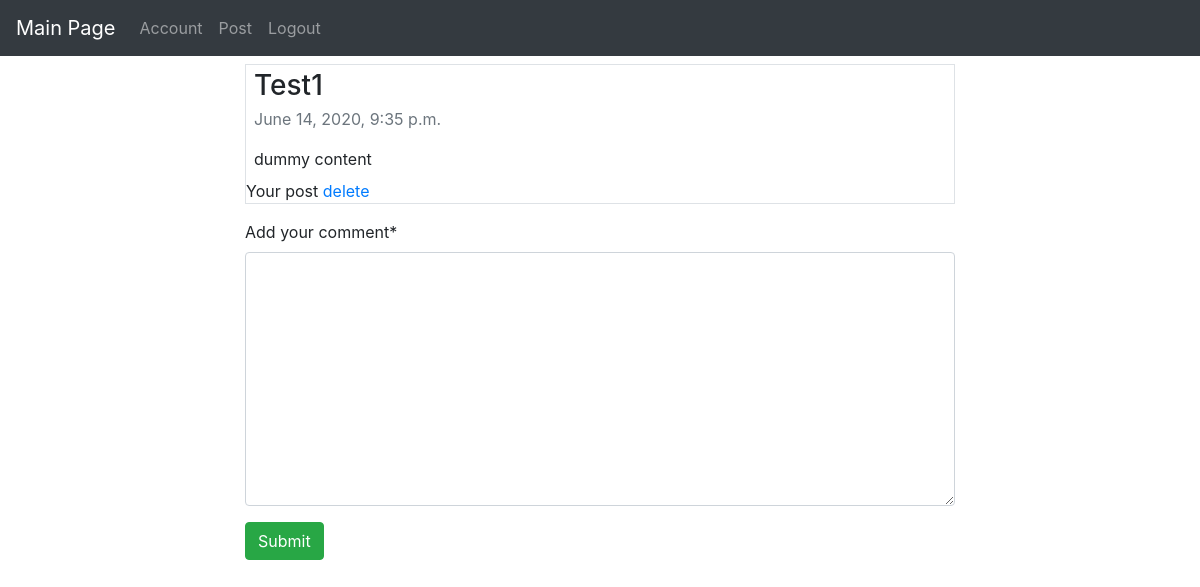
The page /post/1/ (signed in) on the database as committed earlier.
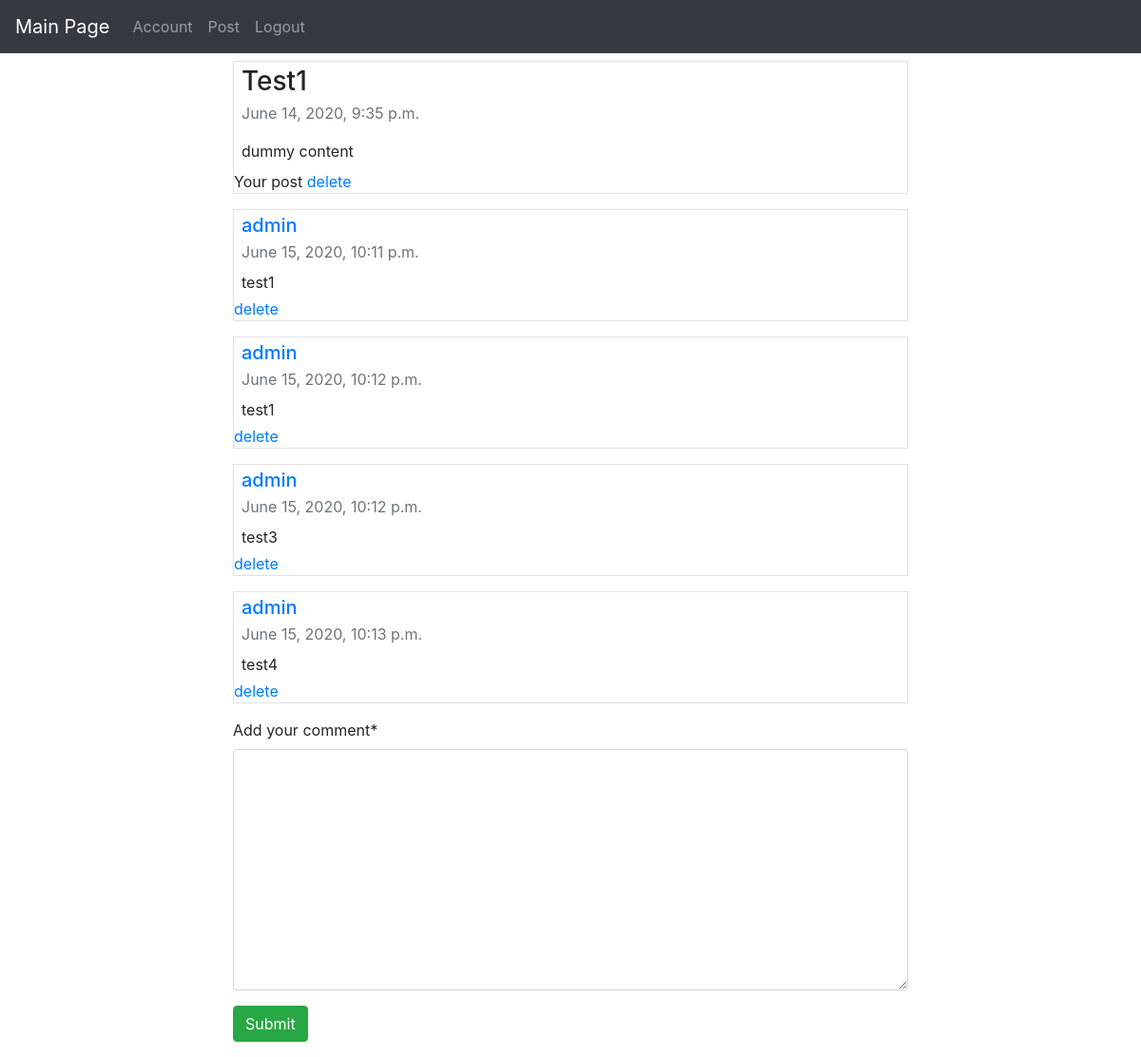
The same page on the database as committed later.
### main/models.py (models this page shows, shortened)
class Post(models.Model):
    topic = models.CharField(max_length=60, unique=True)
    content = models.TextField()
    pub_date = models.DateTimeField(auto_now_add=True)
    creator = models.ForeignKey(User, on_delete=models.CASCADE)

class Comment(models.Model):
    creator = models.ForeignKey(User, on_delete=models.CASCADE)
    post = models.ForeignKey(Post, on_delete=models.CASCADE, related_name="comments")
    content = models.TextField()
    pub_date = models.DateTimeField(auto_now_add=True)

### main/views.py (the view)
# urls.py: path("post/<int:pk>/", comments_view, name="comments"),
@login_required
def comments_view(request, pk):
    post = get_object_or_404(Post,pk=pk)
    comments = post.comments.all()
    if request.method == "POST":
            new_comment = Comment(post=post, content=request.POST["content"], creator=request.user)
            new_comment.save()
            return redirect("main:comments", pk)
    else:
        form = CommentForm()
    return render(request, "main/comments.html", {"form":form, "post":post, "comments":comments})

### main/forms.py
class CommentForm(forms.Form):
    content = forms.CharField(widget=forms.Textarea, label="Add your comment", min_length=2)

### main/templates/main/comments.html (shortened to what this page needs)
{% extends "main/base.html" %}
{% load crispy_forms_tags %}
{% block content %}
<div class="container">
    <div class="col-8 mx-auto ">
        <div class="border mb-3">
            <h3 class="mb-0 px-2 py-1">{{post.topic}}</h3>
            <div class="px-2 pb-1 mb-1 text-muted">{{post.pub_date}}</div>
            <p class="mb-auto p-2">{{post.content}}</p>
            {% if user == post.creator%}
            Your post
            <a href="{% url 'main:delete_post' post.pk %}" >delete</a>
            {% else %}
            <a href="{% url 'user:index' post.creator.pk %}" class="p-2">{{post.creator}}</a>
            {% endif %}
        </div>
        {% for comment in comments %}
        <div class="border mb-3">
            <h5 class="mb-0 px-2 py-1"><a href="{% url 'user:index' comment.creator.pk %}">{{comment.creator}}</a></h5>
            <div class="px-2 mb-1 text-muted">{{comment.pub_date}}</div>
            <p class="mb-auto px-2 py-1"> {{comment.content}}</p>
            {% if user == post.creator or user == comment.creator%}
            <a href="{% url 'main:delete_comment' comment.pk %}" >delete</a>
            {% endif %}
        </div>
        {% endfor %}
        <form method="POST" class="form-group">
            {{form|crispy}}
            <input type="submit" class="btn btn-success">
        </form>
    </div>
</div>
{% endblock %}

### main/templates/main/base.html (shortened to what this page needs)
<!DOCTYPE html>
<html>
<head>
  <link rel="stylesheet" href="https://stackpath.bootstrapcdn.com/bootstrap/4.5.0/css/bootstrap.min.css"
>
</head>
<body>
  <nav class="navbar navbar-expand-md bg-dark navbar-dark mb-2">
    <a class="navbar-brand" href="{% url 'main:index' %}">Main Page</a>
    <div class="collapse navbar-collapse" id="collapsibleNavbar">
      <ul class="navbar-nav">
        {% if user.is_authenticated %}
        <li class="nav-item">
          <a class="nav-link" href="{% url 'user:index' %}">Account</a>
        </li>
        <li class="nav-item">
          <a class="nav-link" href="{% url 'main:create_post' %}">Post</a>
        </li>
        <li class="nav-item">
          <a class="nav-link" href="{% url 'user:logout' %}">Logout</a>
        </li>
        {% endif %}
      </ul>
    </div>
  </nav>
  {% block content %}
  {% endblock %}
</body>
</html>

Rows that differ between the two databases and show on the page:
added Comment: creator "admin", pub_date "June 15, 2020, 10:11 p.m.", content "test1"
added Comment: creator "admin", pub_date "June 15, 2020, 10:12 p.m.", content "test1"
added Comment: creator "admin", pub_date "June 15, 2020, 10:12 p.m.", content "test3"
added Comment: creator "admin", pub_date "June 15, 2020, 10:13 p.m.", content "test4"
